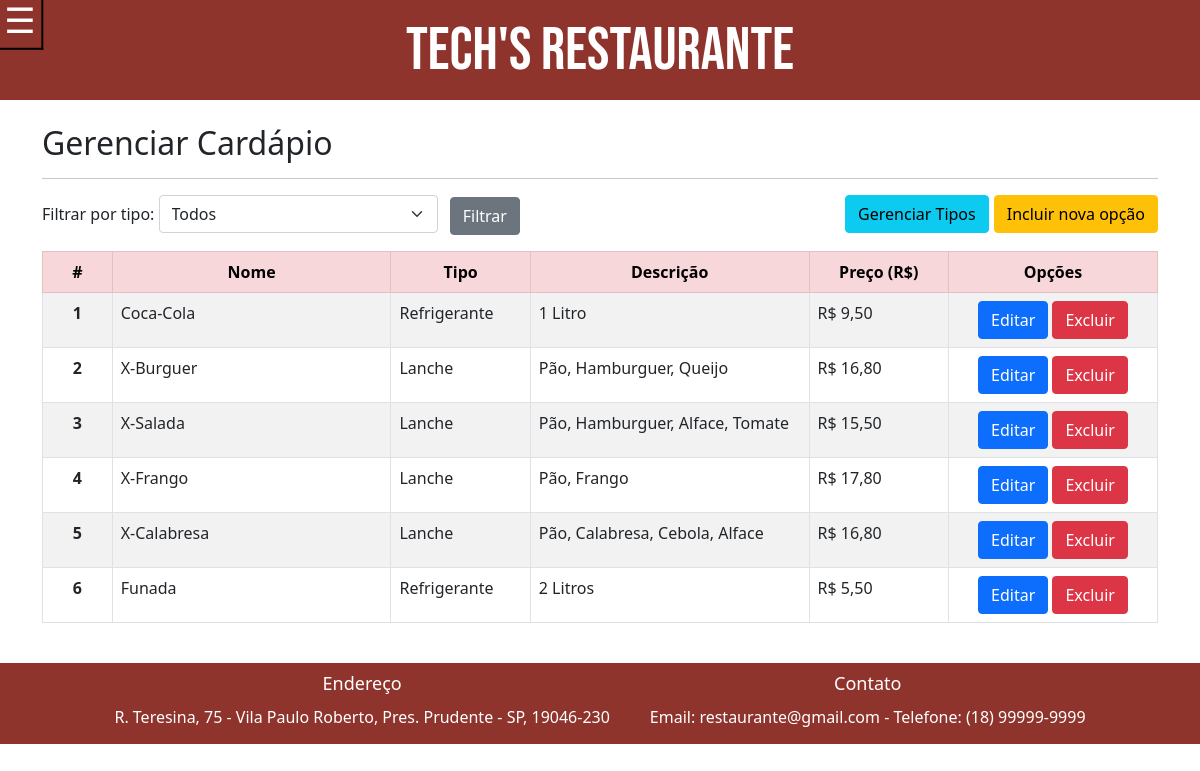
Page /cardapio.php on the committed database.
### tables this page shows
CREATE TABLE `opcoes_cardapio` (
  `idOpcaoCardapio` int(11) NOT NULL,
  `nomeOpcaoCardapio` varchar(50) DEFAULT NULL,
  `idTipoOpcoesCardapio` int(11) NOT NULL,
  `descricao` varchar(50) DEFAULT NULL,
  `preco` double DEFAULT NULL
);

CREATE TABLE `tipo_opcoes_cardapio` (
  `idTipoOpcoesCardapio` int(11) NOT NULL,
  `descricao` varchar(50) DEFAULT NULL
);

### cardapio.php (the view, shortened to what this page needs)
<?php
require("header.php");
require_once('connection.php');
if (isset($_POST['filtro'])) {
  $filtro = $_POST['filtro'];
  if ($filtro != "0") {
    $mysql_query = "SELECT o.*, t.descricao as tipoDescricao FROM opcoes_cardapio o, tipo_opcoes_cardapio t
    WHERE o.idTipoOpcoesCardapio = t.idTipoOpcoesCardapio
    and o.idTipoOpcoesCardapio = $filtro
    ORDER BY o.idOpcaoCardapio";
  } else {
    $mysql_query = "SELECT o.*, t.descricao as tipoDescricao FROM opcoes_cardapio o, tipo_opcoes_cardapio t
    WHERE o.idTipoOpcoesCardapio = t.idTipoOpcoesCardapio ORDER BY o.idOpcaoCardapio";
  }
} else {
  $mysql_query = "SELECT o.*, t.descricao as tipoDescricao FROM opcoes_cardapio o, tipo_opcoes_cardapio t
  WHERE o.idTipoOpcoesCardapio = t.idTipoOpcoesCardapio ORDER BY o.idOpcaoCardapio";
}
$result = $conn->query($mysql_query);
?>
<head>
</head>
<div class="container">
  <br>
  <h2>Gerenciar Cardápio</h2>
  <hr>
  <form method="post" class="mb-3">
    <div class="form-group">
      <label for="filtro">Filtrar por tipo:</label>
      <select name="filtro" id="filtro" class="form-select w-25 d-inline-block">
        <option value="0">Todos</option>
      </select>
      <input type="submit" class="btn btn-secondary ms-2 d-inline-block" value="Filtrar">
      <a href="insert-cardapio.php" class="btn btn-warning d-inline-block float-end">Incluir nova opção</a>
      <a href="tipo_opcao.php" class="btn btn-info  d-inline-block float-end" style="margin-right: 5px;">Gerenciar Tipos</a>
    </div>
  </form>
  <table class="table table-striped table-bordered table-hover">
    <thead>
      <tr class="table-danger" style="text-align:center">
        <th scope="col" style="width: 5%;">#</th>
        <th scope="col" style="width: 20%">Nome</th>
        <th scope="col" style="width: 10%">Tipo</th>
        <th scope="col" style="width: 20%;">Descrição</th>
        <th scope="col" style="width: 10%;">Preço (R$)</th>
        <th scope="col" style="width: 15%;">Opções</th>
      </tr>
    </thead>
    <tbody>
      <?php while ($data = mysqli_fetch_array($result)) { ?>
        <tr>
          <th scope="row" style="text-align:center"><?php echo $data['idOpcaoCardapio']; ?></th>
          <td><?php echo $data['nomeOpcaoCardapio']; ?></td>
          <td><?php echo $data['tipoDescricao']; ?></td>
          <td><?php echo $data['descricao']; ?></td>
          <td><?php echo "R$ " . number_format($data['preco'], 2, ',', '.'); ?></td>
          <td style="text-align:center">
          <a href="update-item.php?idOpcaoCardapio=<?php echo $data['idOpcaoCardapio']; ?> "type="button" class="btn btn-primary">Editar</a>
          <a href="delete-item.php?idOpcaoCardapio=<?php echo $data['idOpcaoCardapio']; ?>" button type="button" class="btn btn-danger">Excluir</a>
          </td>
        </tr>
      <?php } ?>
    </tbody>
  </table>
  <br>
</div>
<?php require("footer.php"); ?>

### header.php (shortened to what this page needs)
<!DOCTYPE html>
<html lang="pt-br">
<head>
    <link rel="stylesheet" href="style.css">
    <link href="https://cdn.jsdelivr.net/npm/bootstrap@5.0.0/dist/css/bootstrap.min.css" rel="stylesheet">
</head>
<body>
    <header style="background-color: #8F342D;">
        <h1>Tech's Restaurante</h1>
        <button class="toggle-menu">&#9776;</button>
    </header>
    <main>

### footer.php
</main>
<footer>
        <div class="footer-content">
          <div class="footer-item">
            <h4>Endereço</h4>
            <p>R. Teresina, 75 - Vila Paulo Roberto, Pres. Prudente - SP, 19046-230</p>
          </div>
          <div class="footer-item">
            <h4>Contato</h4>
            <p>Email: restaurante@gmail.com - Telefone: (18) 99999-9999</p>
          </div>
        </div>
</footer>
</body>
</html>

### style.css (style rules this page uses)
header { background-color: #8F342D; color: white; padding: 5px; }
header>h1 { text-align: center; font-size: 5vw; font-family: 'Bebas Neue', sans-serif; padding-top: 10px; }
header > button { color: #ffffff; background-color: #8F342D; position: absolute; top: 2%; left: 1%; transform: translate(-50%, -50%); }
.toggle-menu { position: absolute; top: 20px; left: 20px; z-index: 9999; }
button.toggle-menu { font-size: 35px; }
footer { background-color: #8F342D; padding: 10px; color: #333; text-align: center; }
.footer-content { display: flex; justify-content: center; align-items: flex-start; }
.footer-item { margin: 0 20px; color: #ffffff; }
.footer-item h4 { font-size: 18px; margin-bottom: 10px; }
.footer-item p { margin-bottom: 5px; }

### rows in the picture
opcoes_cardapio: idOpcaoCardapio "1", nomeOpcaoCardapio "Coca-Cola", idTipoOpcoesCardapio.descricao "Refrigerante", descricao "1 Litro", preco "9,50"
opcoes_cardapio: idOpcaoCardapio "2", nomeOpcaoCardapio "X-Burguer", idTipoOpcoesCardapio.descricao "Lanche", descricao "Pão, Hamburguer, Queijo", preco "16,80"
opcoes_cardapio: idOpcaoCardapio "3", nomeOpcaoCardapio "X-Salada", idTipoOpcoesCardapio.descricao "Lanche", descricao "Pão, Hamburguer, Alface, Tomate", preco "15,50"
opcoes_cardapio: idOpcaoCardapio "4", nomeOpcaoCardapio "X-Frango", idTipoOpcoesCardapio.descricao "Lanche", descricao "Pão, Frango", preco "17,80"
opcoes_cardapio: idOpcaoCardapio "5", nomeOpcaoCardapio "X-Calabresa", idTipoOpcoesCardapio.descricao "Lanche", descricao "Pão, Calabresa, Cebola, Alface", preco "16,80"
opcoes_cardapio: idOpcaoCardapio "6", nomeOpcaoCardapio "Funada", idTipoOpcoesCardapio.descricao "Refrigerante", descricao "2 Litros", preco "5,50"
